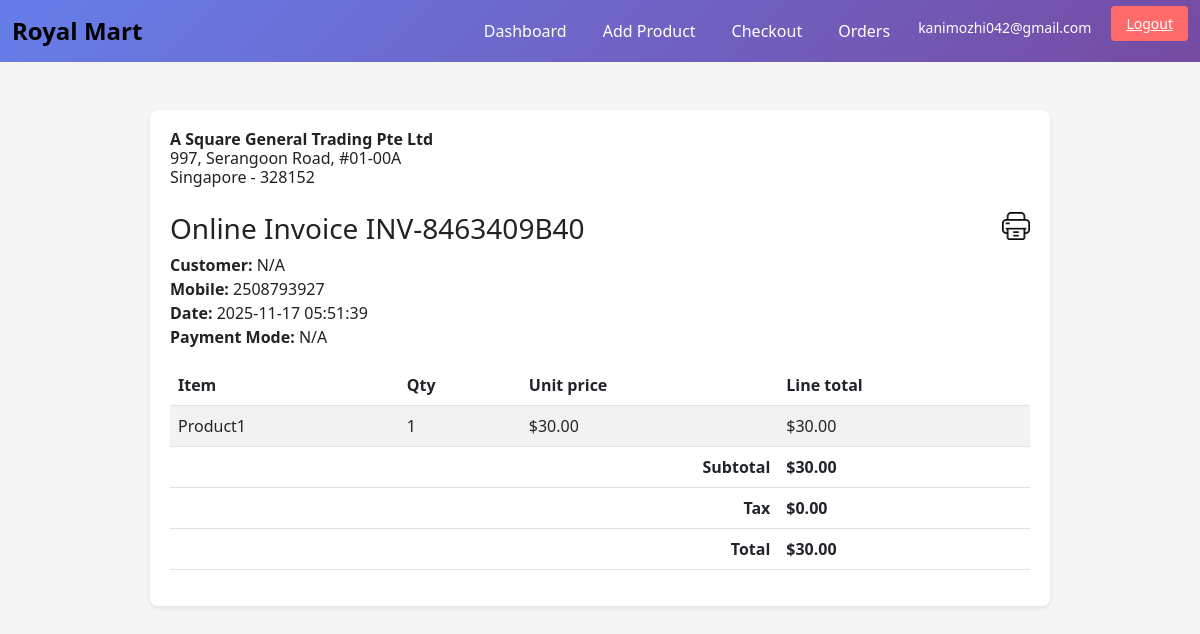
Page /invoices/11 (signed in) on the committed database.
### tables this page shows
CREATE TABLE invoices (
        id INTEGER PRIMARY KEY AUTOINCREMENT,
        admin_id INTEGER NOT NULL,
        invoice_number TEXT UNIQUE NOT NULL,
        user_id INTEGER NOT NULL,
        subtotal REAL NOT NULL,
        tax REAL NOT NULL,
        total REAL NOT NULL,
        created_at TIMESTAMP DEFAULT CURRENT_TIMESTAMP, payment_mode TEXT,
        FOREIGN KEY (user_id) REFERENCES users(id),
        FOREIGN KEY (admin_id) REFERENCES admins(id)
      );

CREATE TABLE users (
        id INTEGER PRIMARY KEY AUTOINCREMENT,
        mobile TEXT UNIQUE NOT NULL,
        name TEXT,
        created_at TIMESTAMP DEFAULT CURRENT_TIMESTAMP
      );

CREATE TABLE invoice_items (
        id INTEGER PRIMARY KEY AUTOINCREMENT,
        invoice_id INTEGER NOT NULL,
        item_id INTEGER NOT NULL,
        quantity INTEGER NOT NULL,
        unit_price REAL NOT NULL,
        line_total REAL NOT NULL,
        created_at TIMESTAMP DEFAULT CURRENT_TIMESTAMP,
        FOREIGN KEY (invoice_id) REFERENCES invoices(id),
        FOREIGN KEY (item_id) REFERENCES inventory_items(id)
      );

CREATE TABLE inventory_items (
        id INTEGER PRIMARY KEY AUTOINCREMENT,
        admin_id INTEGER NOT NULL,
        sku TEXT NOT NULL,
        name TEXT NOT NULL,
        description TEXT,
        unit_price REAL NOT NULL,
        created_at TIMESTAMP DEFAULT CURRENT_TIMESTAMP,
        FOREIGN KEY (admin_id) REFERENCES admins(id),
        UNIQUE(admin_id, sku)
      );

### inventory_app/app.py (the view)
@app.route("/invoices/<int:invoice_id>")
def invoice_view(invoice_id):
  if not require_admin():
    return redirect(url_for("login"))
  conn = get_db()
  admin_id = session.get("admin_id")
  inv = conn.execute("SELECT * FROM invoices WHERE id=? AND admin_id=?", (invoice_id, admin_id)).fetchone()
  if not inv:
    flash("Invoice not found or access denied.")
    return redirect(url_for("dashboard"))
  user = conn.execute("SELECT * FROM users WHERE id=?", (inv["user_id"],)).fetchone()
  lines = conn.execute("""
    SELECT ii.*, it.name, it.sku
    FROM invoice_items ii
    JOIN inventory_items it ON it.id = ii.item_id
    WHERE ii.invoice_id=?
  """, (invoice_id,)).fetchall()
  return render_template("invoice.html", invoice=inv, user=user, lines=lines)

### inventory_app/app.py (called while the page is built)
def require_admin():
  if not session.get("admin_id"):
    flash("Please log in as admin.")
    return False
  return True

### inventory_app/db.py (called while the page is built)
def get_db():
    return DBConnection()

    def fetchone(self):
        row = self._cur.fetchone()
        if row is None:
            return None
        if self.driver == "sqlite":
            return dict(row)
        return dict(row)

    def fetchall(self):
        rows = self._cur.fetchall()
        if self.driver == "sqlite":
            return [dict(r) for r in rows]
        return [dict(r) for r in rows]

    def execute(self, sql, params=()):
        if self.driver == "sqlite":
            cur = self._conn.cursor()
            cur.execute(sql, params)
            return CursorWrapper(cur, "sqlite")
        else:
            cur = self._conn.cursor(cursor_factory=psycopg2.extras.RealDictCursor)
            if "?" in sql:
                sql = sql.replace("?", "%s")
            cur.execute(sql, params)
            return CursorWrapper(cur, "pg")

### inventory_app/templates/invoice.html (shortened to what this page needs)
{% extends "base.html" %}{% block content %}
  <link rel="stylesheet" href="{{ url_for('static', filename='css/site.css') }}">
<div class="header-row" style="display:flex; justify-content:space-between; align-items:flex-start; gap:20px; margin-bottom:24px;">
  <div class="company-left" style="text-align:left; line-height:1.2;">
    <strong>A Square General Trading Pte Ltd</strong><br>
    997, Serangoon Road, #01-00A<br>
    Singapore - 328152
  </div>
</div>
<div class="d-flex justify-content-between">
  <h3>Online Invoice {{ invoice.invoice_number }}</h3>
  <img src="{{ url_for('static', filename='print.png') }}"
       alt="Print"
       title="Print / Save as PDF"
       style="cursor:pointer; width:28px; height:28px;"
       onclick="window.print()">
</div>
<div class="mb-3">
  <strong>Customer:</strong> {{ user.name or 'N/A' }}<br>
  <strong>Mobile:</strong> {{ user.mobile }}<br>
  <strong>Date:</strong> {{ invoice.created_at }}<br>
  <strong>Payment Mode:</strong> {{ invoice.payment_mode or invoice.payment or 'N/A' }}
</div>
<table class="table table-striped">
  <thead><tr><th>Item</th><th>Qty</th><th>Unit price</th><th>Line total</th></tr></thead>
  <tbody>
    {% for li in lines %}
    <tr>
      <td>{{ li.name }}</td>
      <td>{{ li.quantity }}</td>
      <td>${{ '%.2f'|format(li.unit_price) }}</td>
      <td>${{ '%.2f'|format(li.line_total) }}</td>
    </tr>
    {% endfor %}
  </tbody>
  <tfoot>
    <tr><th colspan="3" class="text-end">Subtotal</th><th>${{ '%.2f'|format(invoice.subtotal) }}</th></tr>
    <tr><th colspan="3" class="text-end">Tax</th><th>${{ '%.2f'|format(invoice.tax) }}</th></tr>
    <tr><th colspan="3" class="text-end">Total</th><th>${{ '%.2f'|format(invoice.total) }}</th></tr>
  </tfoot>
</table>
{% endblock %}

### inventory_app/static/css/site.css (style rules this page uses)
:root { --brand-blue: #007bff; --muted: #666; --bg-page: #f5f5f5; --card-bg: #fff; }
html, body { font-family: system-ui, -apple-system, "Segoe UI", Roboto, "Helvetica Neue", Arial, sans-serif; background: var(--bg-page); color: #222; -webkit-font-smoothing:antialiased; -moz-osx-font-smoothing:grayscale; }

### inventory_app/templates/base.html (style rules this page uses)
body { background: #f5f5f5; }

### rows in the picture
invoices: invoice_number "INV-8463409B40", created_at "2025-11-17 05:51:39", subtotal "30.00", tax "0.00", total "30.00"
users: name "N/A", mobile "2508793927"
invoice_items: name "Product1", quantity "1", unit_price "30.00", line_total "30.00"

### other values in the picture
{{ session.get('admin_email') }} "kanimozhi042@gmail.com"
{{ invoice.payment_mode or invoice.payment or 'N/A' }} "N/A"
